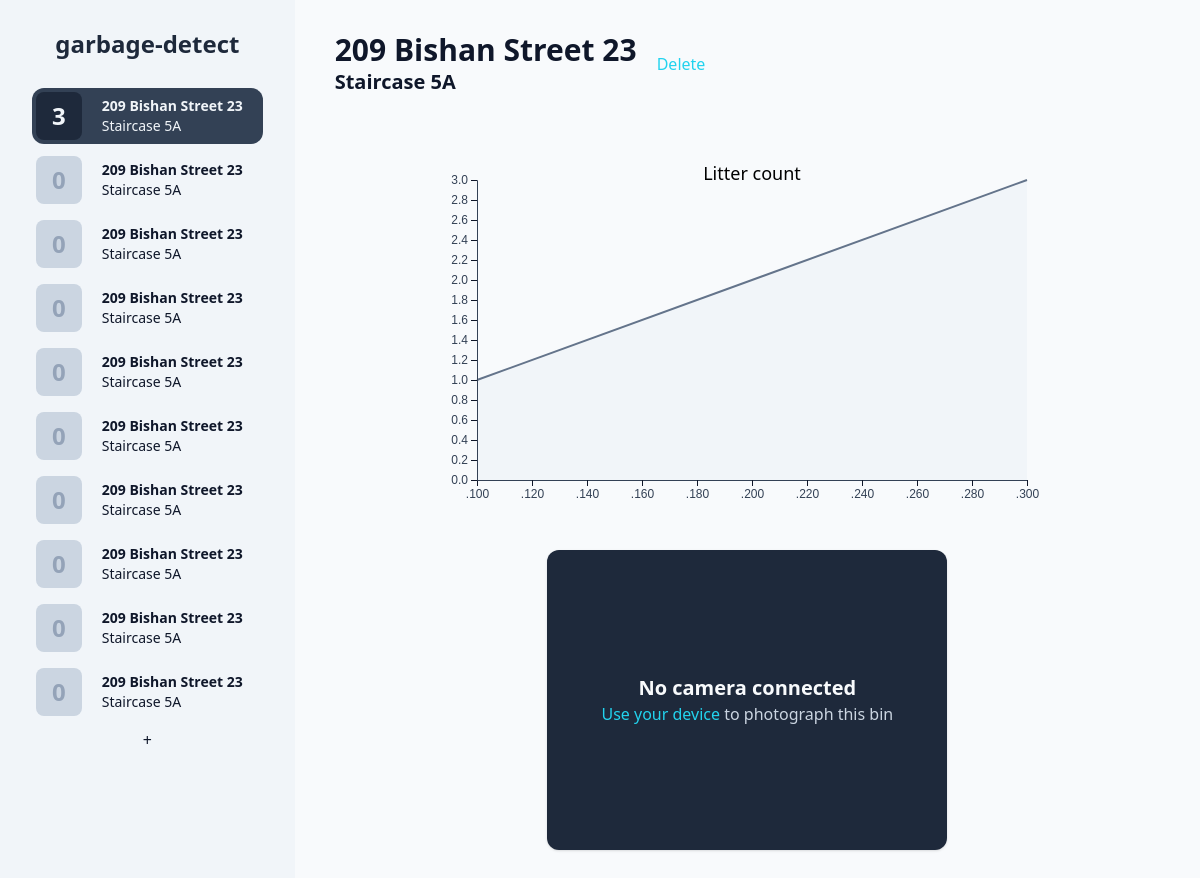
The page /1 on the database its author committed.
### tables this page shows
CREATE TABLE info (id, img_path, address, location, cam_connected, cam_timestamp);

### app.py (the view)
@app.route('/<int:id>', methods=['POST', 'GET'])
def garbage_stats(id):
    if request.method == 'POST':
        b64_str = request.json['data']
        print(b64_str)
        return redirect(f'/{id}')
    else:
        litter_data = (db.get_time_stamps(id), db.get_litter_counts(id))
        for i in db.fetch_data():
            if i['id'] == id:
                target = i
                break
        return render_template('garbage-stats.html', bins=db.fetch_data(), target=target, litter_data=litter_data)

### db.py (called while the page is built)
def get_columns(table: str) -> list:
    return [i[1] for i in cur.execute(f'PRAGMA table_info({table})').fetchall()]

def get_litter_counts(id):
    return [i[0] for i in cur.execute(f'SELECT litter_count FROM bin{id}').fetchall()]

def get_property(id: int, property: str):
    return cur.execute(f'SELECT {property} FROM info WHERE id={id}').fetchone()[0]

def get_time_stamps(id):
    return [i[0] for i in cur.execute(f'SELECT time FROM bin{id}').fetchall()]

def fetch_data():
    bins = [
        {
            j: get_property(i, j) for j in get_columns('info')
        }
        for i in range(1, len(cur.execute('SELECT id FROM info').fetchall()) + 1)
    ]
    for i in bins:
        i['latest_litter_count'] = cur.execute(
            f'SELECT litter_count FROM bin{i["id"]} ORDER BY time DESC').fetchone()[0]
    return bins

### templates/garbage-stats.html (shortened to what this page needs)
{% extends 'base.html' %}
{% block stats %}
<div class="flex items-center gap-x-5">
    <span>
        <h1 class="text-3xl font-bold">{{ target.address }}</h1>
        <h2 class="text-xl font-semibold">{{ target.location }}</h2>
    </span>
    <span>
        <a href="/{{ target.id }}/delete" class="text-cyan-400">Delete</a>
    </span>
</div>
<div class="flex justify-center items-center flex-wrap gap-x-6 gap-y-10 w-auto mt-16">
    <div id="graph" class="flex flex-grow justify-center items-center"></div>
    <div class="flex flex-col justify-center text-center min-w-[400px]
    min-h-[300px] bg-slate-800 shadow rounded-xl overflow-hidden">
        {% if target.cam_connected %}
        <img id="photo" src="{{ url_for('static', filename=target.img_path) }}"
            alt="Garbage bin at {{ target.address }}, {{ target.location }}">
        <script src="{{ url_for('static', filename='camera-capture.js') }}"></script>
        {% else %}
        <div class="text-slate-50 text-xl font-bold">No camera connected</div>
        <div class="text-slate-300 font-normal">
            <a href="/{{ target.id }}/newcam" class="text-cyan-400">Use your device</a>
            to photograph this bin
        </div>
        {% endif %}
    </div>
</div>
{% endblock %}

### templates/base.html (shortened to what this page needs)
<!DOCTYPE html>
<html lang="en" class="h-full">
<head>
    <link href="{{ url_for('static', filename='generated-styles.css') }}" rel="stylesheet">
</head>
<body class="h-full flex bg-slate-50 text-slate-900">
    <nav id="binNav"
        class="flex flex-col items-stretch gap-2 overflow-y-scroll bg-slate-100 py-2 px-8 h-screen min-w-max">
        <a href="/">
            <h1 class="text-2xl font-extrabold text-slate-800 w-full text-center my-5">garbage-detect</h1>
        </a>
        {% for bin in bins %}
        <a class="rounded-xl leading-5 duration-200 flex items-center min-h-[3.5rem]
        {% if target.id == bin.id %}
        bg-slate-700 text-slate-100
        {% else %}
        hover:bg-slate-200
        {% endif %}" href="/{{bin.id}}">
            <div class="text-2xl font-semibold px-4 ml-1 h-[calc(100%-0.5rem)] flex items-center rounded-lg
            {% if target.id == bin.id %}
            bg-slate-800 text-slate-100
            {% else %}
            bg-slate-300 text-slate-400
            {% endif %}">{{ bin.latest_litter_count }}</div>
            <div class="px-5 py-2 text-sm">
                <div class="font-bold">{{ bin.address }}</div>
                <div class="font-normal">{{ bin.location }}</div>
            </div>
        </a>
        {% endfor %}
        <a href="/newbin" class="text-center">+</a>
    </nav>
    <main class="py-8 px-10 h-full flex-grow overflow-y-scroll">
        {% block stats %}{% endblock %}
    </main>
</body>
</html>

### static/generated-styles.css (style rules this page uses)
*,:after,:before { box-sizing:border-box;border:0 solid }
:after,:before { --tw-content:"" }
html { line-height:1.5;-webkit-text-size-adjust:100%;-moz-tab-size:4;-o-tab-size:4;tab-size:4;font-family:ui-sans-serif,system-ui,-apple-system,BlinkMacSystemFont,Segoe UI,Roboto,Helvetica Neue,Arial,Noto Sans,sans-serif,Apple Color Emoji,Segoe UI Emoji,Segoe UI Symbol,Noto Color Emoji }
body { margin:0;line-height:inherit }
h1,h2,h3,h4,h5,h6 { font-size:inherit;font-weight:inherit }
a { color:inherit;text-decoration:inherit }
blockquote,dd,dl,figure,h1,h2,h3,h4,h5,h6,hr,p,pre { margin:0 }
.shadow { --tw-ring-offset-shadow:0 0 #0000;--tw-ring-shadow:0 0 #0000;--tw-shadow:0 0 #0000;--tw-shadow-colored:0 0 #0000 }
.my-5 { margin-top:1.25rem;margin-bottom:1.25rem }
.ml-1 { margin-left:.25rem }
.mt-16 { margin-top:4rem }
.flex { display:flex }
.h-full { height:100% }
.h-screen { height:100vh }
.h-\[calc\(100\%-0\.5rem\)\] { height:calc(100% - .5rem) }
.min-h-\[3\.5rem\] { min-height:3.5rem }
.min-h-\[300px\] { min-height:300px }
.w-full { width:100% }
.w-auto { width:auto }
.min-w-max { min-width:-webkit-max-content;min-width:-moz-max-content;min-width:max-content }
.min-w-\[400px\] { min-width:400px }
.flex-grow { flex-grow:1 }
.flex-col { flex-direction:column }
.flex-wrap { flex-wrap:wrap }
.items-center { align-items:center }
.items-stretch { align-items:stretch }
.justify-center { justify-content:center }
.gap-2 { gap:.5rem }
.gap-x-6 { -moz-column-gap:1.5rem;column-gap:1.5rem }
.gap-y-10 { row-gap:2.5rem }
.gap-x-5 { -moz-column-gap:1.25rem;column-gap:1.25rem }
.overflow-hidden { overflow:hidden }
.overflow-y-scroll { overflow-y:scroll }
.rounded-xl { border-radius:.75rem }
.rounded-lg { border-radius:.5rem }
.bg-slate-50 { --tw-bg-opacity:1;background-color:rgb(248 250 252/var(--tw-bg-opacity)) }
.bg-slate-100 { --tw-bg-opacity:1;background-color:rgb(241 245 249/var(--tw-bg-opacity)) }
.bg-slate-700 { --tw-bg-opacity:1;background-color:rgb(51 65 85/var(--tw-bg-opacity)) }
.bg-slate-800 { --tw-bg-opacity:1;background-color:rgb(30 41 59/var(--tw-bg-opacity)) }
.bg-slate-300 { --tw-bg-opacity:1;background-color:rgb(203 213 225/var(--tw-bg-opacity)) }
.py-2 { padding-top:.5rem;padding-bottom:.5rem }
.px-8 { padding-left:2rem;padding-right:2rem }
.px-4 { padding-left:1rem;padding-right:1rem }
.px-5 { padding-left:1.25rem;padding-right:1.25rem }
.py-8 { padding-top:2rem;padding-bottom:2rem }
.px-10 { padding-left:2.5rem;padding-right:2.5rem }
.text-center { text-align:center }
.text-2xl { font-size:1.5rem;line-height:2rem }
.text-sm { font-size:.875rem;line-height:1.25rem }
.text-3xl { font-size:1.875rem;line-height:2.25rem }
.text-xl { font-size:1.25rem;line-height:1.75rem }
.font-extrabold { font-weight:800 }
.font-semibold { font-weight:600 }
.font-bold { font-weight:700 }
.font-normal { font-weight:400 }
.leading-5 { line-height:1.25rem }
.text-slate-900 { --tw-text-opacity:1;color:rgb(15 23 42/var(--tw-text-opacity)) }
.text-slate-800 { --tw-text-opacity:1;color:rgb(30 41 59/var(--tw-text-opacity)) }
.text-slate-100 { --tw-text-opacity:1;color:rgb(241 245 249/var(--tw-text-opacity)) }
.text-slate-400 { --tw-text-opacity:1;color:rgb(148 163 184/var(--tw-text-opacity)) }
.text-slate-50 { --tw-text-opacity:1;color:rgb(248 250 252/var(--tw-text-opacity)) }
.text-slate-300 { --tw-text-opacity:1;color:rgb(203 213 225/var(--tw-text-opacity)) }
.text-cyan-400 { --tw-text-opacity:1;color:rgb(34 211 238/var(--tw-text-opacity)) }
.shadow { --tw-shadow:0 1px 3px 0 rgba(0,0,0,.1),0 1px 2px -1px rgba(0,0,0,.1);--tw-shadow-colored:0 1px 3px 0 var(--tw-shadow-color),0 1px 2px -1px var(--tw-shadow-color);box-shadow:var(--tw-ring-offset-shadow,0 0 #0000),var(--tw-ring-shadow,0 0 #0000),var(--tw-shadow) }
.duration-200 { transition-duration:.2s }
* { box-sizing:border-box }

### rows shown on the page
info: address "209 Bishan Street 23", location "Staircase 5A", address "209 Bishan Street 23", location "Staircase 5A"
info: address "209 Bishan Street 23", location "Staircase 5A"
info: address "209 Bishan Street 23", location "Staircase 5A"
info: address "209 Bishan Street 23", location "Staircase 5A"
info: address "209 Bishan Street 23", location "Staircase 5A"
info: address "209 Bishan Street 23", location "Staircase 5A"
info: address "209 Bishan Street 23", location "Staircase 5A"
info: address "209 Bishan Street 23", location "Staircase 5A"
info: address "209 Bishan Street 23", location "Staircase 5A"
info: address "209 Bishan Street 23", location "Staircase 5A"

### other values the page prints
{{ bin.latest_litter_count }} "3" "0" "0" "0" "0" "0" "0" "0" "0" "0"
